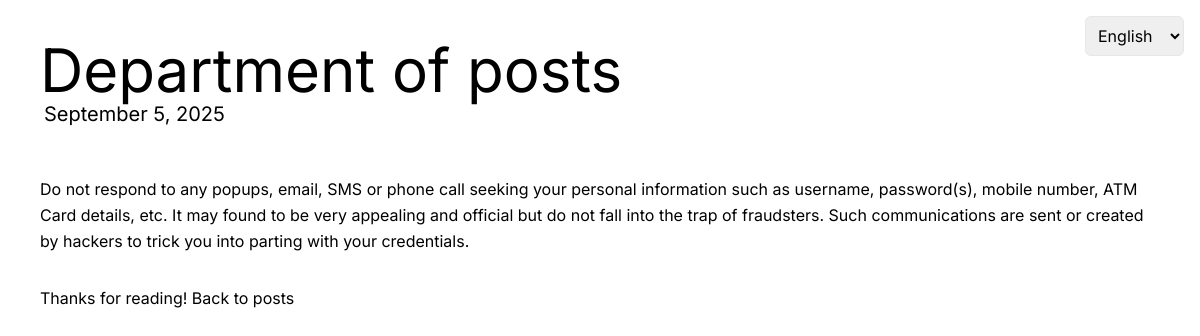
Screenshot of /3/ with the database file from the repository.
### posts/models.py (models this page shows, shortened)
class Post(models.Model):
    title = models.CharField(max_length=200)
    content = models.TextField()
    created_at = models.DateTimeField(auto_now_add=True)

### posts/views.py (the view)
# urls.py: path("<int:pk>/", views.post_detail, name="post_detail"),
def post_detail(request, pk):
    post = get_object_or_404(Post, id=pk)
    return render(request, "posts/post_detail.html", {"post": post})

### posts/templates/posts/post_detail.html (shortened to what this page needs)
{% extends "base.html" %}
{% load i18n %}
{% block content %}
  <div class="flex flex-col gap-8 p-4">
    <div>
      <h1 class="text-primary text-6xl">{{ post.title }}</h1>
      <p class="text-base-content/50 text-xl ml-1">{{ post.created_at|date:"F j, Y" }}</p>
    </div>
    <div class="mt-4">
      <p class="leading-relaxed">{{ post.content }}</p>
    </div>
    <p>
      {% translate "Thanks for reading!" %}
      <a href="{% url 'post_list' %}" class="text-primary hover:underline">{% translate "Back to posts" %}</a>
    </p>
  </div>
{% endblock content %}

### theme/templates/base.html (style rules this page uses)
body { font-family: 'Inter', sans-serif; }

### rows the page displays
Post: title "Department of posts", created_at "September 5, 2025", content "Do not respond to any popups, email, SMS or phone call seeking your personal information such as username, password(s), mobile number, ATM Card details, etc. It may found to be very appealing and official but do not fall into the trap of fraudsters. Such communications are sent or created by hackers to trick you into parting with your credentials."

### other values shown
form field language "English"
